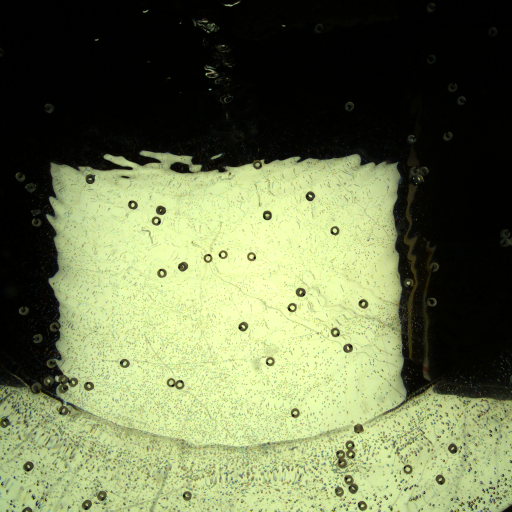
#> input picture src/2022_04_09/samples/C001H001S0001003001.bmp, 1024 x 1024 px (shown at 1/2 size)
$ jupyter execute --allow-errors hogehoge.ipynb   (shell and % lines are left out)
#> lines starting #> are read from the running program, lines starting #| are printed output that depends on the picture
[cell 1]
import cv2
import matplotlib.pyplot as plt
from matplotlib.colors import Normalize
import numpy as np
from tqdm import tqdm
import time

from modules.b import template_matching

[cell 2]
img = cv2.imread("samples/C001H001S0001003001.bmp", 0)
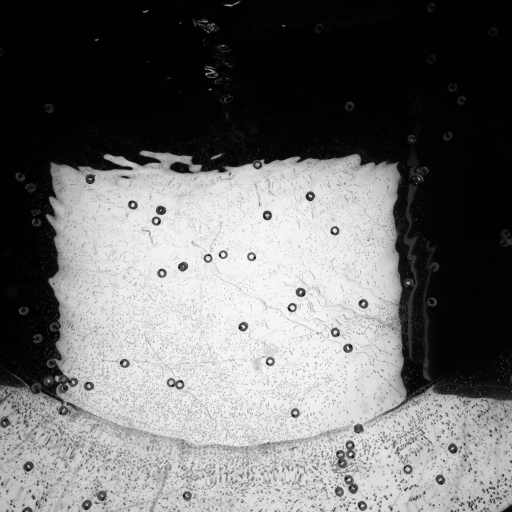
#> img: shape (1024, 1024) (shown at 1/2 size); min 0, max 249, mean 110
# img_rgb = cv2.cvtColor(img, cv2.COLOR_BGR2RGB)

[cell 3]
mask = np.ones_like(img, dtype=int)
r_list = []

[cell 4]
# [6 lines left out: function is_same, not called in this run]

[cell 5]
tracer_img = cv2.imread(f"tracer_imgs_light/tracer_1.bmp", 0)
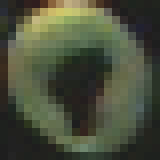
#> input picture src/2022_04_09/tracer_imgs_dark/tracer_1.bmp, 20 x 20 px, found by its file name (shown 8 times larger)
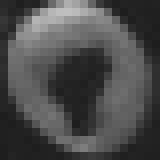
#> tracer_img: shape (20, 20) (shown 8 times larger); min 30, max 191, mean 75.5
# tracer_img_rgb = cv2.cvtColor(tracer_img, cv2.COLOR_BGR2RGB)

res = cv2.matchTemplate(img[400:501, 500:601], tracer_img, cv2.TM_CCORR_NORMED)
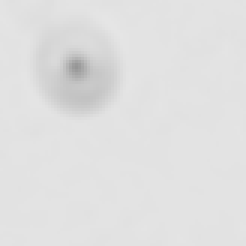
#> res: shape (82, 82) float32 (shown 3 times larger); min 0.591, max 0.901, mean 0.881

fig = plt.figure(figsize=(16, 16))
ax = fig.add_subplot(111)
p = ax.pcolor(res, cmap=plt.cm.jet, norm=Normalize(vmin=0.85, vmax=1.0))
pp = plt.colorbar(p, ax=ax, pad=0.08, orientation='vertical')
plt.show()
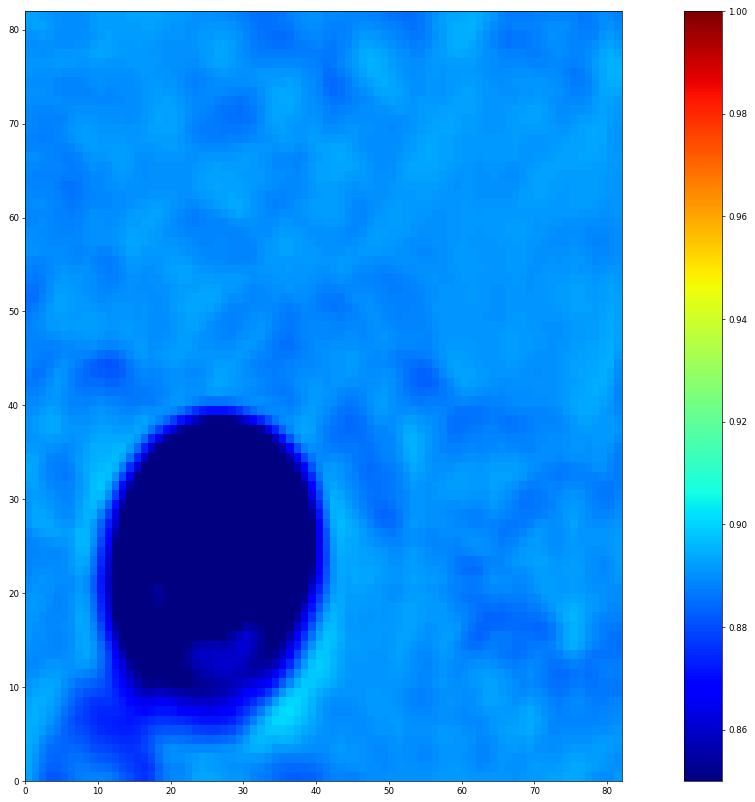
#> figure drawn by matplotlib, 2 panels
